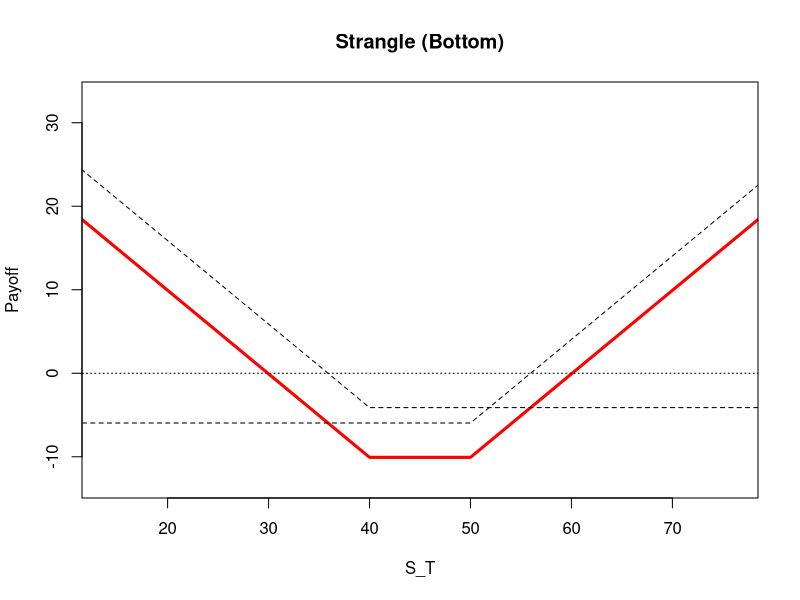

The R script that drew this image:

# clear variables and close windows
rm(list = ls(all = TRUE))
graphics.off()

bottomstrangle = function(St, K1, K2, T, sigma, r) {
    if (K1 > K2) 
        print("K2 must be larger than K1") else {
        K = c(K1, K2)
        
        # Calculate the terms for the BS option prices
        d1 = (log(St/K) + (r + sigma^2/2) * T)/(sigma * sqrt(T))
        d2 = d1 - sigma * sqrt(T)
        
        # Calculate plain vanilla option prices
        put = -St * pnorm(-d1[1]) + K[1] * exp(-r * T) * pnorm(-d2[1])
        cal = St * pnorm(d1[2]) - K[2] * exp(-r * T) * pnorm(d2[2])
        
        # Value of plain vanilla options at time T
        cal_T = cal * exp(r * T)
        put_T = put * exp(r * T)
        
        # Set the coordinates
        x = c(0, K1, K2, 2 * K2)
        
        # Calculate the payoff at each coordinate
        y1 = c(-cal_T, -cal_T, -cal_T, K2 - cal_T)
        y2 = c(K1 - put_T, -put_T, -put_T, -put_T)
        
        # Combine the payoffs of options to get the strangle strategy
        y = y1 + y2
        
        # Plot strangle option strategy payoff
        plot(x, y, type = "l", lwd = 3, col = "red", xlab = "S_T", ylab = "Payoff", 
            xlim = c(0.35 * K1, K2 + 0.65 * K1), ylim = c(-1.3 * (cal_T + put_T), 
                0.75 * (K2 - max(cal_T, put_T))))
        title("Strangle (Bottom)")
        
        # Plot plain vanilla option payoff profiles
        lines(x, y1, lty = 2)
        lines(x, y2, lty = 2)
        
        lines(x, c(0, 0, 0, 0), lty = 3)
    }
}

bottomstrangle(45, 40, 50, 1, 0.4, 0.03)